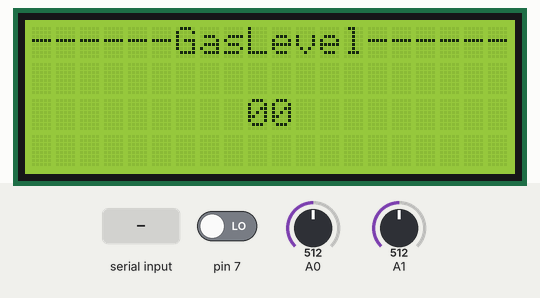
Recording of a sketch running on a simulated Arduino Uno, built with avr-gcc and run on an emulated ATmega328P. Shown: 20×4 character LCD. Inputs (shaded band) come from the test bench; at power-on: pin 7 LOW, A0 = 512, A1 = 512.

Above: at 1.3 s.
1.4 s: "1" received over Serial
At 2.0 s:
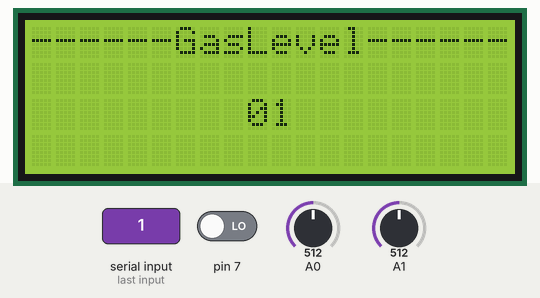
6.3 s: "2" received over Serial
Timing chart, 0 to 9.3 s (numbered marks = the images above; inputs shaded):
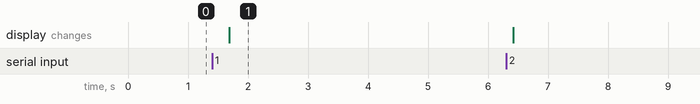

The sketch:

Serial.ino
```cpp
#include <Wire.h>
#include <LiquidCrystal_I2C.h>
#include <SPI.h>
#include <MFRC522.h>

#define SS_PIN 10
#define RST_PIN 9

MFRC522 rfid(SS_PIN, RST_PIN);

LiquidCrystal_I2C lcd(0x27, 20, 4);
String printing = "------GasLevel------";
String gas_level;

bool flag1, flag2, flag3;
int rf;

byte nuidPICC[4];

void setup()
{
  rf = 0;
  flag1 = false;
  flag2 = false;
  flag3 = false;
  Serial.begin(9600);
  lcd.begin();
  lcd.backlight();
  lcd.setCursor(0,0);
  lcd.print(printing);
  lcd.setCursor(9,2);
  lcd.print("00");

  SPI.begin(); // Init SPI bus
  rfid.PCD_Init(); // Init MFRC522

}

void loop()
{
  delay(500);
  if (Serial.available() > 0){
    lcd.setCursor(9, 2);
    char s = Serial.read();
    if(s=='1')
      gas_level = "01";
    else if(s=='2')
      gas_level = "02";
    else if(s=='3')
      gas_level = "03";
    else if(s=='4')
      gas_level = "04";
    else if(s=='5')
      gas_level = "05";
    lcd.print(gas_level);
  }
  if(analogRead(0)<500 && !flag1){
    Serial.print("rain");
    flag1 = true;
  }

  if(analogRead(1)<500 && !flag2){
    Serial.print("mois");
    flag2 = true;
  }

  if(digitalRead(7) && !flag3){
    Serial.print("undetect");
    flag3 = true;
  }

  // 카드가 인식되었다면 다음으로 넘어가고 아니면 더이상
  // 실행 안하고 리턴
  if ( ! rfid.PICC_IsNewCardPresent())
    return;

  // ID가 읽혀졌다면 다음으로 넘어가고 아니면 더이상
  // 실행 안하고 리턴
  if ( ! rfid.PICC_ReadCardSerial())
    return;

   if (rfid.uid.uidByte[0] != nuidPICC[0] ||
   rfid.uid.uidByte[1] != nuidPICC[1] ||
   rfid.uid.uidByte[2] != nuidPICC[2] ||
   rfid.uid.uidByte[3] != nuidPICC[3] ) {
    // Store NUID into nuidPICC array
    for (byte i = 0; i < 4; i++) {
      nuidPICC[i] = rfid.uid.uidByte[i];
    }
    if(rf == 0){
      Serial.print("rfid_first");
      rf++;
  }
    else if (rf == 1){
      Serial.print("rfid_second");
     rf++;
  }
  }


    // Halt PICC
  rfid.PICC_HaltA();

  // Stop encryption on PCD
  rfid.PCD_StopCrypto1();
}
```

Measured:
- after the input at 1.4 s, the display: changes after 0.29 s (image 1)
